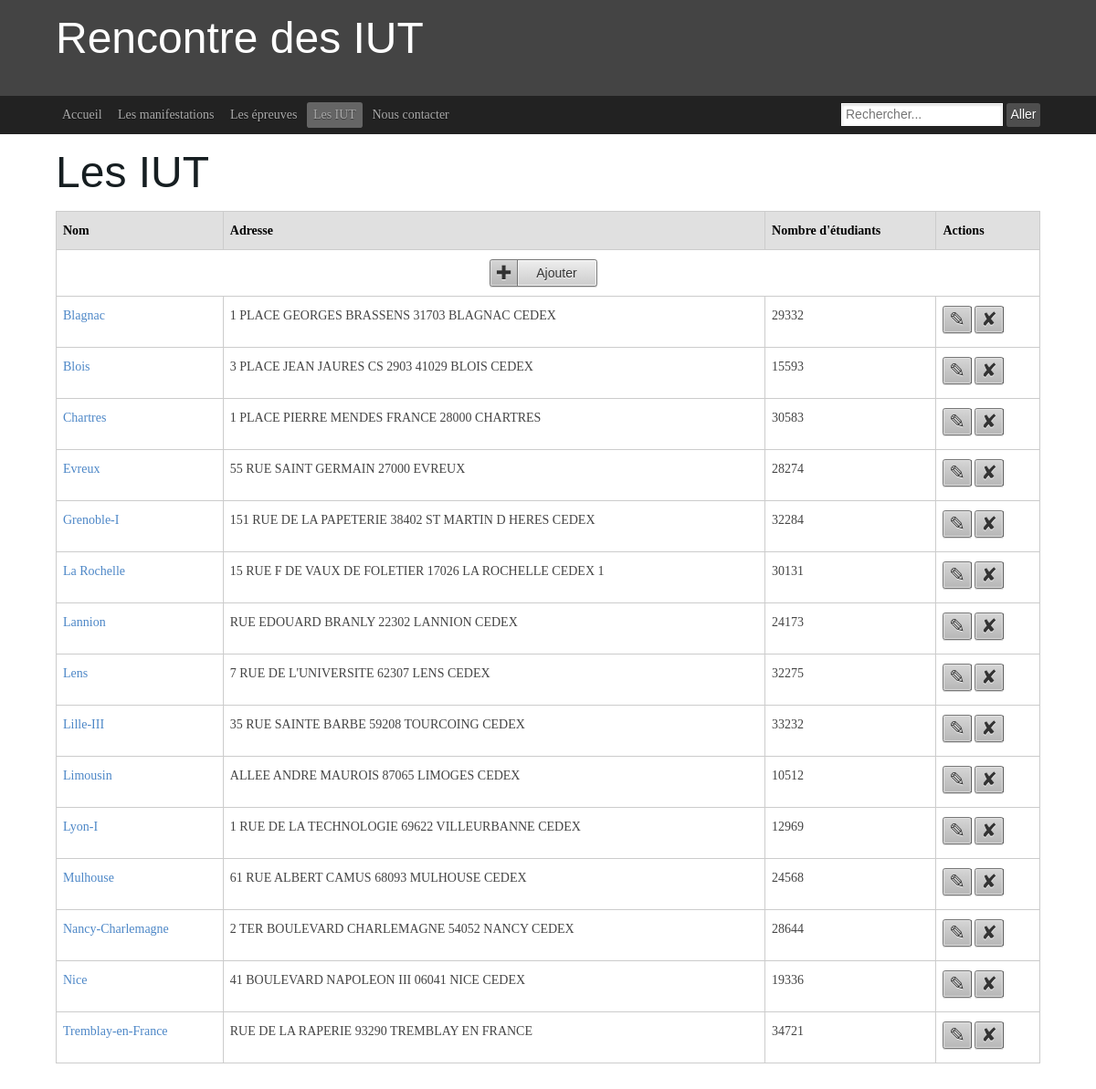
/iut.php, run on the app's committed database.
### tables this page shows
create table iut (
noIut int(5) not null auto_increment,
nomIut varchar(80),
adresse varchar(80),
nbEtudiants int(5),
primary key (noIut)
);

### include/queryUtil.php (called while the page is built, shortened)
<?php
function query($query) {
    $bdd = mysqli_connect('aquassaut.pwnz.org','proje','tbdd','projet');
    $result = mysqli_query($bdd, $query);
    $array_sultat = [];
    $compteur = 0;
    while($row = $result->fetch_row()) {
        $array_sultat[$compteur] = $row;
        $compteur += 1;
    }
    return $array_sultat;
}
?>

### view/iutView.php (called while the page is built)
<?php
require_once "include/queryUtil.php";
function selectAllIUT() {
    $q = 'select * from iut order by nomIut;';
    return query($q);
}
?>

### iut.php (the view, shortened to what this page needs)
<?php
require_once "include/pageTemplate.php";
require_once "view/iutView.php";
function printAllIUT()
{
    $array = selectAllIUT();
    echo ('
                    <script src="include/scriptIUT.js"></script>
                    <article class="ym-content">
                        <table class="bordertable">
                            <thead>
                                <tr>
                                    <th>Nom</th>
                                    <th>Adresse</th>
                                    <th>Nombre d\'étudiants</th>
                                    <th>Actions</th>
                                </tr>
                            </thead>
                            <tbody>
                                <tr id="0">
                                    <td colspan="4">
                                        <center>
                                            <button class="ym-button ym-add" onclick="popForm(0);">Ajouter</button>
                                        </center>
                                    </td>
                                </tr>
    ');
    foreach($array as $iut)
    {
        echo('
                                <tr id="'.$iut[0].'">
                                    <td><a id="iut-nom-'.$iut[0].'" href="iutDetail.php?num='.$iut[0].'" >'.$iut[1].'</a></td>
                                    <td id="iut-addr-'.$iut[0].'">'.$iut[2].'</td>
                                    <td id="iut-nbEtu-'.$iut[0].'">'.$iut[3].'</td>
                                    <td>
                                        <form id="form-iut-'.$iut[0].'" method="post" action="">
                                            <input type="hidden" name="action" value="delete">
                                            <input type="hidden" name="id" value="'.$iut[0].'">
                                        </form>
                                        <button class="ym-button ym-edit ym-ico-btn" onclick="popForm('.$iut[0].');"></button>
                                        <button type="submit" class="ym-button ym-delete ym-ico-btn" onclick="document.getElementById(\'form-iut-'.$iut[0].'\').submit();"></button>
                                    </td>
                                </tr>
        ');
    }
    echo ('
                            </tbody>
                        </table>
                    </article>
    ');
}
printAllIUT();

### data on the page
iut: nomIut "Blagnac", adresse "1 PLACE GEORGES BRASSENS 31703 BLAGNAC CEDEX", nbEtudiants "29332"
iut: nomIut "Blois", adresse "3 PLACE JEAN JAURES CS 2903 41029 BLOIS CEDEX", nbEtudiants "15593"
iut: nomIut "Chartres", adresse "1 PLACE PIERRE MENDES FRANCE 28000 CHARTRES", nbEtudiants "30583"
iut: nomIut "Evreux", adresse "55 RUE SAINT GERMAIN 27000 EVREUX", nbEtudiants "28274"
iut: nomIut "Grenoble-I", adresse "151 RUE DE LA PAPETERIE 38402 ST MARTIN D HERES CEDEX", nbEtudiants "32284"
iut: nomIut "La Rochelle", adresse "15 RUE F DE VAUX DE FOLETIER 17026 LA ROCHELLE CEDEX 1", nbEtudiants "30131"
iut: nomIut "Lannion", adresse "RUE EDOUARD BRANLY 22302 LANNION CEDEX", nbEtudiants "24173"
iut: nomIut "Lens", adresse "7 RUE DE L'UNIVERSITE 62307 LENS CEDEX", nbEtudiants "32275"
iut: nomIut "Lille-III", adresse "35 RUE SAINTE BARBE 59208 TOURCOING CEDEX", nbEtudiants "33232"
iut: nomIut "Limousin", adresse "ALLEE ANDRE MAUROIS 87065 LIMOGES CEDEX", nbEtudiants "10512"
iut: nomIut "Lyon-I", adresse "1 RUE DE LA TECHNOLOGIE 69622 VILLEURBANNE CEDEX", nbEtudiants "12969"
iut: nomIut "Mulhouse", adresse "61 RUE ALBERT CAMUS 68093 MULHOUSE CEDEX", nbEtudiants "24568"
iut: nomIut "Nancy-Charlemagne", adresse "2 TER BOULEVARD CHARLEMAGNE 54052 NANCY CEDEX", nbEtudiants "28644"
iut: nomIut "Nice", adresse "41 BOULEVARD NAPOLEON III 06041 NICE CEDEX", nbEtudiants "19336"
iut: nomIut "Tremblay-en-France", adresse "RUE DE LA RAPERIE 93290 TREMBLAY EN FRANCE", nbEtudiants "34721"

### other printed values
$page[1] "Accueil"
$page[1] "Les manifestations"
$page[1] "Les épreuves"
$page[1] "Les IUT"
$page[1] "Nous contacter"
$title "Les IUT"
